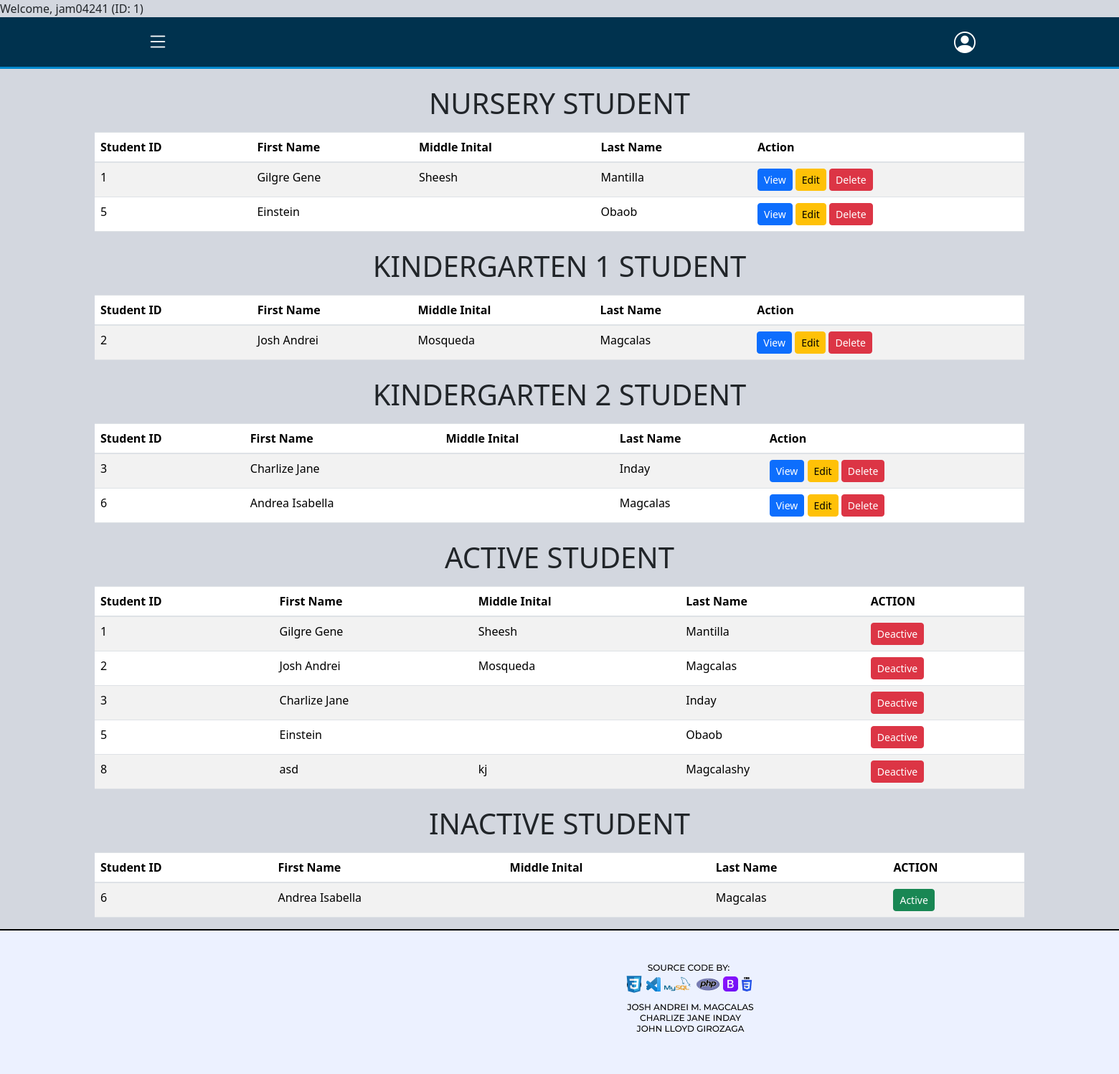
The app's page /website/student-listing.php (signed in) with its own data.
### tables this page shows
CREATE TABLE `tbl_student_info` (
  `student_id` int(11) NOT NULL,
  `enroll_category` enum('Nursery','Kindergarten_1','Kindergarten_2') DEFAULT NULL,
  `schoolyear` varchar(10) DEFAULT NULL,
  `last_name` varchar(50) NOT NULL,
  `first_name` varchar(100) NOT NULL,
  `middle_name` varchar(50) DEFAULT NULL,
  `street` text NOT NULL,
  `city` varchar(50) DEFAULT NULL,
  `zip_code` int(4) NOT NULL,
  `birthdate` date NOT NULL,
  `sex` enum('Male','Female') NOT NULL,
  `parent1` varchar(50) DEFAULT NULL,
  `parent1_contact` int(12) DEFAULT NULL,
  `parent2` varchar(50) DEFAULT NULL,
  `parent2_contact` int(12) DEFAULT NULL,
  `emergency_fullname` varchar(50) NOT NULL,
  `emergency_relationship` enum('mother','father','guardian','others') NOT NULL,
  `emergency_address` text NOT NULL,
  `emergency_contact_no` int(12) NOT NULL,
  `created_by` int(11) DEFAULT NULL,
  `date_created` timestamp NOT NULL DEFAULT current_timestamp(),
  `updated_by` int(11) DEFAULT NULL,
  `date_updated` timestamp NOT NULL DEFAULT current_timestamp(),
  `isactive` tinyint(1) NOT NULL
);

### website/student-listing.php (the view, shortened to what this page needs)
<?php
include "../database/dbconnect.php";
try {
    $nursery_students = [];
    $kindergarten1_students = [];
    $kindergarten2_students = [];
    $active_students = [];
    $inactive_students = [];
    $queries = [
        "SELECT
            student_id,
            first_name,
            middle_name,
            last_name
	    FROM
		    tbl_student_info
	    WHERE
		    enroll_category ='Nursery';",
        "SELECT
            student_id,
            first_name,
            middle_name,
            last_name
        FROM
            tbl_student_info
        WHERE
            enroll_category ='Kindergarten_1';",
        "SELECT
            student_id,
            first_name,
            middle_name,
            last_name
        FROM
            tbl_student_info
        WHERE
            enroll_category ='Kindergarten_2';",
        "SELECT
            student_id,
            first_name,
            middle_name,
            last_name
        FROM
            tbl_student_info
        WHERE
            isactive = 1;",
        "SELECT
            student_id,
            first_name,
            middle_name,
            last_name
        FROM
            tbl_student_info
        WHERE
            isactive = 0;"
    ];
    foreach ($queries as $index => $query) {
        if ($conn->multi_query($query)) {
            do {
                if ($result = $conn->store_result()) {
                    while ($row = $result->fetch_assoc()) {
                        if ($index == 0) {
                            $nursery_students[] = $row;
                        } elseif ($index == 1) {
                            $kindergarten1_students[] = $row;
                        } elseif ($index == 2) {
                            $kindergarten2_students[] = $row;
                        } elseif ($index == 3) {
                            $active_students[] = $row;
                        } elseif ($index == 4) {
                            $inactive_students[] = $row;
                        }
                    }
                }
            } while ($conn->next_result());
        } else {
            throw new Exception("Query Failed: " . $conn->error);
        }
    }
} catch (Exception $e) {
    echo "Error: " . $e->getMessage();
}
?>
<!DOCTYPE html>
<html lang="en">
<head>
    <link rel="stylesheet" href="/bootstrap/css/bootstrap.css">
    <link rel="stylesheet" href="/DataTables/datatables.min.css">
    <link href="https://cdn.jsdelivr.net/npm/bootstrap@4.6.2/dist/css/bootstrap.min.css" rel="stylesheet">
    <link href="https://cdn.jsdelivr.net/npm/bootstrap@5.3.2/dist/css/bootstrap.min.css" rel="stylesheet">
    <link href="https://cdn.jsdelivr.net/npm/bootstrap-icons/font/bootstrap-icons.css" rel="stylesheet">
    <link rel="stylesheet" href="https://cdnjs.cloudflare.com/ajax/libs/font-awesome/6.7.2/css/all.min.css">
    <link rel="stylesheet" href="../DataTables/datatables.css">
    <link rel="stylesheet" href="https://cdn.datatables.net/1.13.6/css/jquery.dataTables.min.css">
</head>
<body>
    <?php include"../Layouts/navbar.php"?>
    <div class="container mt-4">
        <h1 class="text-center">NURSERY STUDENT</h1>
            <table id="nursery-list" class="table table-striped mt-3">
                <thead>
                    <tr>
                        <th>Student ID</th>
                        <th>First Name</th>
                        <th>Middle Inital</th>
                        <th>Last Name</th>
                        <th>Action</th>
                    </tr>
                </thead>
                <tbody>
                <?php if (!empty($nursery_students)): ?>
                    <?php foreach ($nursery_students as $row): ?>
                        <tr>
                        <td><?= htmlspecialchars($row['student_id']) ?></td>
                        <td><?= htmlspecialchars($row['first_name']) ?></td>
                        <td><?= htmlspecialchars($row['middle_name']) ?></td>
                        <td><?= htmlspecialchars($row['last_name']) ?></td>
                            <td>
                            <button type="button" class="btn btn-primary btn-sm view-student-btn" data-id="<?= htmlspecialchars($row['student_id']) ?>" data-toggle="modal" data-target="#student-view">
                                View
                            </button>
                            <a class="btn btn-warning btn-sm edit-btn" href="update-enrollment-form.php?student_id=<?= htmlspecialchars($row['student_id']); ?>">
                                    Edit
                                </a>
                                <form action="../database/db_delete_student.php" method="POST" onsubmit="return confirm('Are you sure you want to delete this student?');" class="d-inline">
                                    <button type="submit" class="btn btn-danger btn-sm" >Delete</button>
                                </form>
                            </td>
                        </tr>
                        <?php endforeach; ?>
                    <?php else: ?>
                        <tr>
                            <td colspan="7" class="text-center">No students available</td>
                        </tr>
                    <?php endif; ?>
                </tbody>
            </table>
    </div>
    <div class="container mt-4">
        <h1 class="text-center">KINDERGARTEN 1 STUDENT</h1>
            <table id="kindergarten1-list" class="table table-striped mt-3">
                <thead>
                    <tr>
                        <th>Student ID</th>
                        <th>First Name</th>
                        <th>Middle Inital</th>
                        <th>Last Name</th>
                        <th>Action</th>
                    </tr>
                </thead>
                <tbody>
                    <?php if (!empty($kindergarten1_students)): ?>
                        <?php foreach ($kindergarten1_students as $row): ?>
                        <tr>
                        <td><?= htmlspecialchars($row['student_id']) ?></td>
                        <td><?= htmlspecialchars($row['first_name']) ?></td>
                        <td><?= htmlspecialchars($row['middle_name']) ?></td>
                        <td><?= htmlspecialchars($row['last_name']) ?></td>
                            <td>
                            <button type="button" class="btn btn-primary btn-sm view-student-btn" data-id="<?= htmlspecialchars($row['student_id']) ?>" data-toggle="modal" data-target="#student-view">
                                View
                            </button>
                                <a class="btn btn-warning btn-sm edit-btn" href="update-enrollment-form.php?student_id=<?= htmlspecialchars($row['student_id']); ?>">
                                    Edit
                                </a>
                                <form action="../database/db_delete_student.php" method="POST" onsubmit="return confirm('Are you sure you want to delete this student?');" class="d-inline">
                                    <button type="submit" class="btn btn-danger btn-sm" >Delete</button>
                                </form>
                            </td>
                        </tr>
                            <?php endforeach; ?>
                        <?php else: ?>
                        <tr>
                            <td colspan="7" class="text-center">No students available</td>
                        </tr>
                    <?php endif; ?>
                </tbody>
            </table>
    </div>
        <div class="container mt-4">
        <h1 class="text-center">KINDERGARTEN 2 STUDENT</h1>
            <table id="kindergarten2-list" class="table table-striped mt-3">
                <thead>
                    <tr>
                        <th>Student ID</th>
                        <th>First Name</th>
                        <th>Middle Inital</th>
                        <th>Last Name</th>
                        <th>Action</th>
                    </tr>
                </thead>
                <tbody>
                <?php if (!empty($kindergarten2_students)): ?>
                    <?php foreach ($kindergarten2_students as $row): ?>
                        <tr>
                            <td><?= htmlspecialchars($row['student_id']) ?></td>
                            <td><?= htmlspecialchars($row['first_name']) ?></td>
                            <td><?= htmlspecialchars($row['middle_name']) ?></td>
                            <td><?= htmlspecialchars($row['last_name']) ?></td>
                            <td>
                            <button type="button" class="btn btn-primary btn-sm view-student-btn" data-id="<?= htmlspecialchars($row['student_id']) ?>" data-toggle="modal" data-target="#student-view">
                                View
                            </button>
                                <a class="btn btn-warning btn-sm edit-btn" href="update-enrollment-form.php?student_id=<?= htmlspecialchars($row['student_id']); ?>">
                                    Edit
                                </a>
                                <form action="../database/db_delete_student.php" method="POST" onsubmit="return confirm('Are you sure you want to delete this student?');" class="d-inline">
                                    <button type="submit" class="btn btn-danger btn-sm" >Delete</button>
                                </form>
                            </td>
                        </tr>
                        <?php endforeach; ?>
                        <?php else: ?>
                        <tr>
                            <td colspan="7" class="text-center">No students available</td>
                        </tr>
                    <?php endif; ?>
                </tbody>
            </table>
    </div>
        <div class="container mt-4">
        <h1 class="text-center">ACTIVE STUDENT</h1>
            <table id="nursery-list" class="table table-striped mt-3">
                <thead>
                    <tr>
                        <th>Student ID</th>
                        <th>First Name</th>
                        <th>Middle Inital</th>
                        <th>Last Name</th>
                        <th>ACTION</th>
                    </tr>
                </thead>
                <tbody>
                <?php if (!empty($active_students)): ?>
                    <?php foreach ($active_students as $row): ?>
                        <tr>
                            <td><?= htmlspecialchars($row['student_id']) ?></td>
                            <td><?= htmlspecialchars($row['first_name']) ?></td>
                            <td><?= htmlspecialchars($row['middle_name']) ?></td>
                            <td><?= htmlspecialchars($row['last_name']) ?></td>
                            <td>
                                <form action="../database/db_inactive_student.php" method="POST" onsubmit="return deactive('Are you sure you want to deactive this student?');" class="d-inline">
                                    <button type="submit" class="btn btn-danger btn-sm" > Deactive </button>
                                </form>
                            </td>
                        </tr>
                    <?php endforeach; ?>
                <?php else: ?>
                    <tr>
                        <td colspan="7" class="text-center">No students available</td>
                    </tr>
                <?php endif; ?>
                </tbody>
            </table>
    </div>
        <div class="container mt-4">
        <h1 class="text-center">INACTIVE STUDENT</h1>
            <table id="nursery-list" class="table table-striped mt-3">
                <thead>
                    <tr>
                        <th>Student ID</th>
                        <th>First Name</th>
                        <th>Middle Inital</th>
                        <th>Last Name</th>
                        <th>ACTION</th>
                    </tr>
                </thead>
                <tbody>
                <?php if (!empty($inactive_students)): ?>
                    <?php foreach ($inactive_students as $row): ?>
                        <tr>
                            <td><?= htmlspecialchars($row['student_id']) ?></td>
                            <td><?= htmlspecialchars($row['first_name']) ?></td>
                            <td><?= htmlspecialchars($row['middle_name']) ?></td>
                            <td><?= htmlspecialchars($row['last_name']) ?></td>
                            <td>
                                <form action="../database/db_active_student.php" method="POST" onsubmit="return active('Are you sure you want to active this student?');" class="d-inline">
                                    <button type="submit" class="btn btn-success btn-sm" > Active </button>
                                </form>
                            </td>
                        </tr>
                    <?php endforeach; ?>
                <?php else: ?>
                    <tr>
                        <td colspan="7" class="text-center">No students available</td>
                    </tr>
                <?php endif; ?>
                </tbody>
            </table>
    </div>
    <div class="footer">
        <img src="../images/FOOTER.png" alt="Footer" class="footer-img">
    </div>
</body>
</html>

### DataTables/datatables.css (style rules this page uses)
:root { --dt-row-selected: 13, 110, 253; --dt-row-selected-text: 255, 255, 255; --dt-row-selected-link: 9, 10, 11; --dt-row-stripe: 0, 0, 0; --dt-row-hover: 0, 0, 0; --dt-column-ordering: 0, 0, 0; --dt-html-background: white; }
:root { --dt-row-hover-alpha: 0.035; --dt-row-stripe-alpha: 0.023; --dt-column-ordering-alpha: 0.019; --dt-row-selected-stripe-alpha: 0.923; --dt-row-selected-column-ordering-alpha: 0.919; }

### Layouts/navbar.php (style rules this page uses)
body { background-color: #d3d7df; margin: 0; padding: 0; }

### records on screen
tbl_student_info: student_id "1", first_name "Gilgre Gene", middle_name "Sheesh", last_name "Mantilla"
tbl_student_info: student_id "5", first_name "Einstein", last_name "Obaob"
tbl_student_info: student_id "2", first_name "Josh Andrei", middle_name "Mosqueda", last_name "Magcalas"
tbl_student_info: student_id "3", first_name "Charlize Jane", last_name "Inday"
tbl_student_info: student_id "6", first_name "Andrea Isabella", last_name "Magcalas"
tbl_student_info: student_id "8", first_name "asd", middle_name "kj", last_name "Magcalashy"

### other values on screen
$_SESSION["username"] "jam04241"
$_SESSION["employee_id"] "1"
